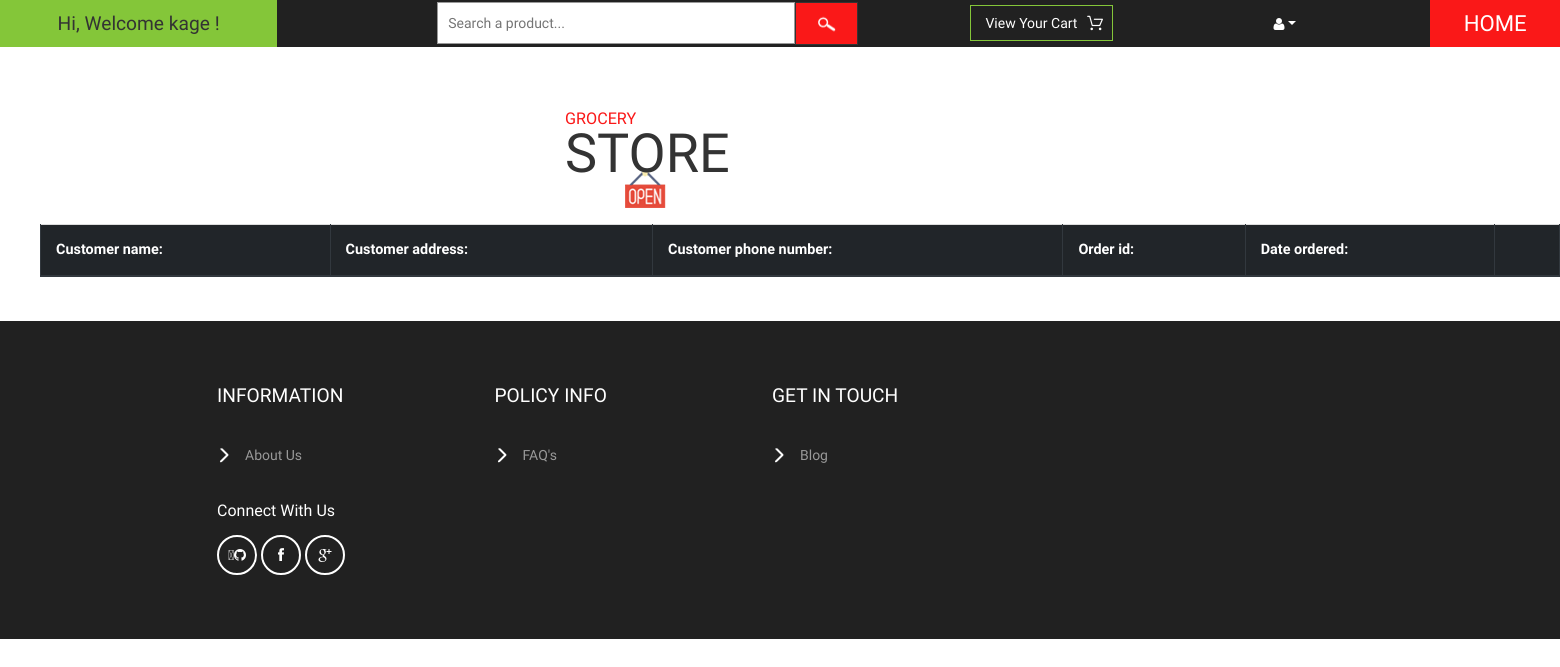
The page /vendor/show-orders/ (signed in) on the database as committed earlier.
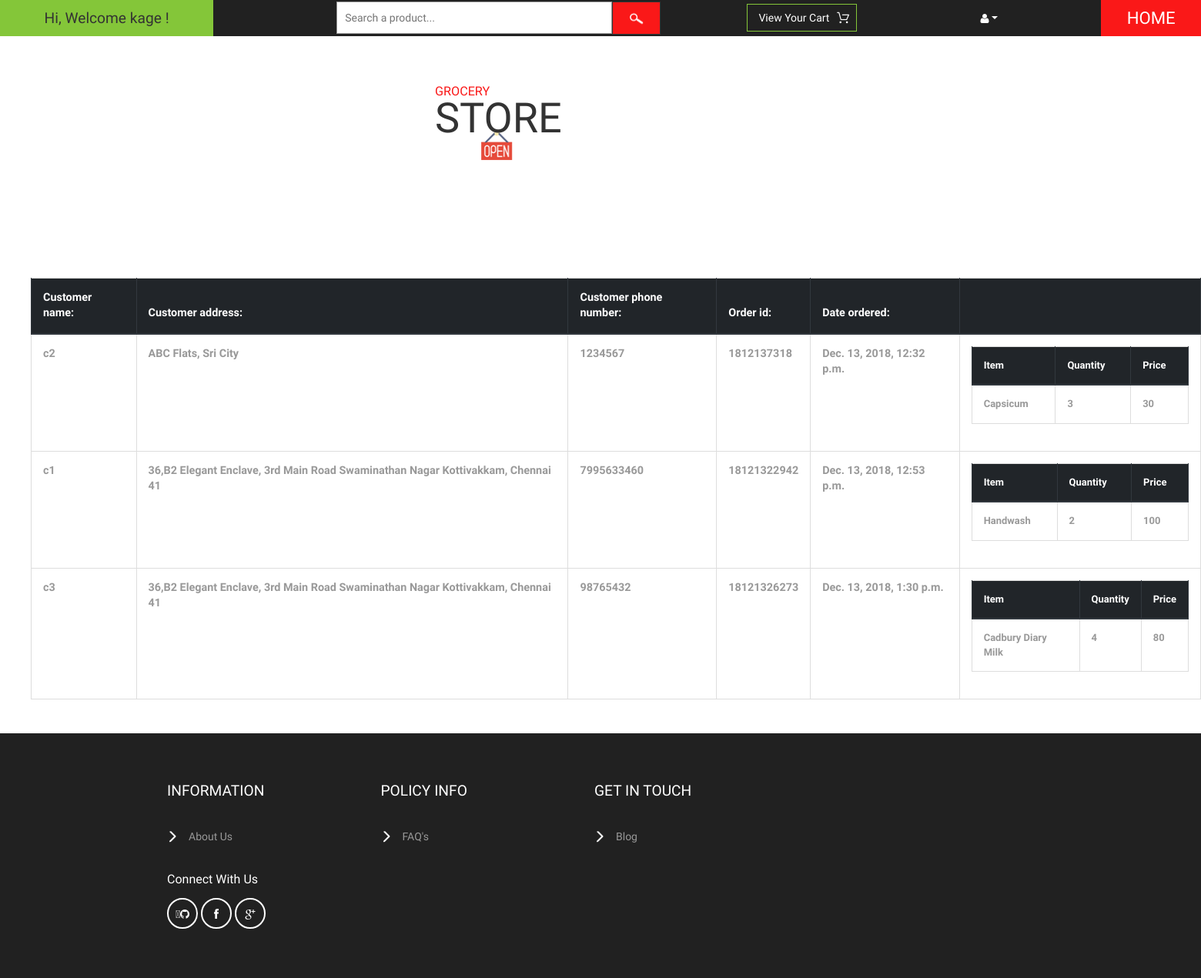
The same page on the database as committed later.
### cart/models.py (models this page shows, shortened)
class Order(models.Model):
    vendor = models.ManyToManyField(User)
    owner = models.ForeignKey(CustomerProfile, on_delete=models.SET_NULL, null=True, related_name='o')
    ref_code = models.CharField(max_length=20)
    items = models.ManyToManyField(OrderItem, related_name='item')
    is_ordered = models.BooleanField(default=False)
    date_ordered = models.DateTimeField(null=True)

class OrderItem(models.Model):
    vendor = models.ManyToManyField(User)
    product = models.ForeignKey(Product, on_delete=models.SET_NULL, null=True)
    is_ordered = models.BooleanField(default=False)
    date_added = models.DateTimeField(auto_now_add=True)
    date_ordered = models.DateTimeField(null=True)
    qty = models.IntegerField(null=True, default=1)
    ref_code = models.CharField(max_length=20)

### customer/models.py (models this page shows)
class CustomerProfile(models.Model):
    Customer = models.OneToOneField(User, on_delete=models.CASCADE, related_name='cus')
    prod = models.ManyToManyField(Product, blank=True)
    phone_number = models.IntegerField(null=True, validators=[MaxValueValidator(9999999999)])
    address = models.TextField(null=True)
    def __str__(self):
        return self.Customer.username

### vendor/models.py (models this page shows, shortened)
class Product(models.Model):
    category = models.ForeignKey(Category, on_delete=models.CASCADE)
    prod_name = models.CharField(max_length=150)
    ingredients = models.TextField(max_length=264, blank=True)
    stock = models.IntegerField(default=0)
    cost = models.IntegerField(default=0)
    brand = models.CharField(max_length=150, blank=True)
    prod_pic = models.FileField(upload_to='documents/', blank=True)
    created_at = models.DateTimeField(auto_now_add=True)
    updated_at = models.DateTimeField(auto_now=True)
    def __str__(self):
        return self.prod_name

### vendor/views.py (the view)
# urls.py: path('show-orders/', views.view_orders, name='view-orders'),
@login_required(login_url='vendor:actor_authentication:login_all')
@vendor_required
def view_orders(request):
    orders = Order.objects.filter(is_ordered=True, vendor=request.user)
    return render(request, 'vendor/show_orders.html', {'orders': orders})

### customer/templatetags/customer_filters.py (called while the page is built)
@register.simple_tag()
def multiply(qty, unit_price, *args, **kwargs):
    return qty * unit_price

### vendor/templates/vendor/show_orders.html
{% extends 'vendor/base.html' %}
{% load customer_filters %}
{% block content %}
<ol>
{% if user.is_authenticated %}
    <table border="5" class="table table-hover table-bordered text-center">
    <thead class="thead-dark">
    <tr class="text-center">
        <th>Customer name: <br></th>
        <th> Customer address: <br></th>
        <th>Customer phone number: <br></th>
        <th>Order id: <br></th>
        <th>Date ordered: <br></th>
        <th></th>
    </tr>
    </thead>
{% for order in orders %}
    <tr class="text-center">
        <th><b>{{ order.owner }}</b><br></th>
        <th><b>{{ order.owner.address }}</b><br></th>
        <th><b>{{ order.owner.phone_number }}</b><br></th>
        <th><b>{{ order.ref_code }}</b><br></th>
        <th><b>{{ order.date_ordered }}</b><br></th>
<th>
    <b>
    <table border="5" class="table table-hover table-bordered text-center">
    <thead class="thead-dark"><tr>
                    <th>Item</th>
                    <th>Quantity</th>
                    <th>Price</th>
    </tr></thead>
    {% for item in order.items.all %}
        {% for vendor in item.vendor.all %}
            {% if user == vendor %}
                <tr>
                    <th>{{ item.product }}</th>
                    <th>{{ item.qty }}</th>
                    <th>{% multiply item.product.cost item.qty %}</th>
                </tr>
            {% endif %}
        {% endfor %}
    {% endfor %}
    </table>
    </b>
</th>
    <br>
    <br>
    </tr>
{% endfor %}
    </table>
</ol>
{% endif %}
{% endblock %}

### vendor/templates/vendor/base.html (shortened to what this page needs)
{% load static %}
<!DOCTYPE html>
<html>
<head>
  <link rel="stylesheet" href="https://maxcdn.bootstrapcdn.com/bootstrap/4.1.3/css/bootstrap.min.css">
<link rel="stylesheet" href="https://maxcdn.bootstrapcdn.com/bootstrap/4.1.3/css/bootstrap.min.css">
	<link rel="stylesheet" type="text/css" href="{% static 'customer/css/review.css' %}" >
<link href="{% static 'customer/css/bootstrap.css' %}" rel="stylesheet" type="text/css" media="all" />
<link href="{% static 'customer/css/style.css' %}" rel="stylesheet" type="text/css" media="all" />
<link href="{% static 'customer/css/font-awesome.css' %}" rel="stylesheet" type="text/css" media="all" />
</head>
<body>
	<div class="header">
		<div class="offers">
            {% if user.is_authenticated %}
			<a>Hi, Welcome {{ user.username }} !</a>
            {% else %}
            <a>Hi, Welcome Today !</a>
            {% endif %}
		</div>
		<div class="search">
			<form action="{% url 'vendor:view_products' %}">
				<input type="text" name="q" placeholder="Search a product..." onfocus="this.value = '';" onblur="if (this.value == '') {this.value = 'Search a product...';}" required="">
				<input type="submit" value=" " name="search_button">
			</form>
		</div>
		<div class="product_list_header">
			<form action="{% url 'cart:order_summary' %}" method="post" class="last">
                <fieldset>
                    {% if user.is_authenticated %}
                        <input type="submit" name="submit" value="View your cart" class="button" />
                    {% endif %}
                </fieldset>
            </form>
		</div>
		<div class="header_right">
			<ul>
				<li class="dropdown profile_details_drop">
					<a href="#" class="dropdown-toggle" data-toggle="dropdown"><i class="fa fa-user" aria-hidden="true"></i></a>
				</li>
			</ul>
		</div>
		<div class="header_right1">
			<h2><a href="{% url 'customer:home' %}">HOME</a></h2>
		</div>
	</div>
	<div class="logo_products">
		<div class="container" style="margin-left: 550px;">
			<div class="logo_products_left">
				<h1><a><span>Grocery</span> Store</a></h1>
			</div>
			<div class="clearfix"> </div>
		</div>
	</div>
{% block content %}
{% endblock %}
	<div class="footer">
		<div class="container" style="margin-left: 187px;">
			<div class="col-md-3 footer_grid">
				<h3>information</h3>
				<ul class="footer_grid_list">
					<li><a href="{% url 'customer:about_us' %}">About Us</a></li>
			</div>
			<div class="col-md-3 footer_grid">
				<h3>policy info</h3>
				<ul class="footer_grid_list">
                    <li><a href="{% url 'customer:faq' %}">FAQ's</a></li>
				</ul>
			</div>
			<div class="col-md-3 footer_grid">
				<h3>Get in Touch</h3>
				<ul class="footer_grid_list">
                    <li><a href="{% url 'blog:post_list' %}">Blog</a></li>
				</ul>
			</div>
			<div class="clearfix"> </div>
			<div class="footer_grids">
				<div class="col-md-3 footer_grid footer_grids_footer">
					<div class="footer_grid_bottom">
						<h5>connect with us</h5>
						<ul class="social_icons">
                            <li><a href="https://www.github.com/jiteshm17/ASE1_Clean" class="fa-github"><i class="fa fa-github" aria-hidden="true"></i></a></li>
							<li><a href="https://www.facebook.com" class="facebook"><i class="fa fa-facebook" aria-hidden="true"></i></a></li>
							<li><a href="https://www.google.com" class="google"><i class="fa fa-google-plus" aria-hidden="true"></i></a></li>
						</ul>
					</div>
				</div>
				<div class="clearfix"> </div>
			</div>
		</div>
	</div>
</body>
</html>

Rows that differ between the two databases and show on the page:
added Order: owner "c2", owner.address "ABC Flats, Sri City", owner.phone_number "1234567", ref_code "1812137318", date_ordered "Dec. 13, 2018, 12:32 p.m."
added OrderItem: product "Capsicum", qty "3", product+qty "30"
added Order: owner "c1", owner.address "36,B2 Elegant Enclave, 3rd Main Road Swaminathan Nagar Kottivakkam, Chennai 41", owner.phone_number "7995633460", ref_code "18121322942", date_ordered "Dec. 13, 2018, 12:53 p.m."
added OrderItem: product "Handwash", qty "2", product+qty "100"
added Order: owner "c3", owner.address "36,B2 Elegant Enclave, 3rd Main Road Swaminathan Nagar Kottivakkam, Chennai 41", owner.phone_number "98765432", ref_code "18121326273", date_ordered "Dec. 13, 2018, 1:30 p.m."
added OrderItem: product "Cadbury Diary Milk", qty "4", product+qty "80"
